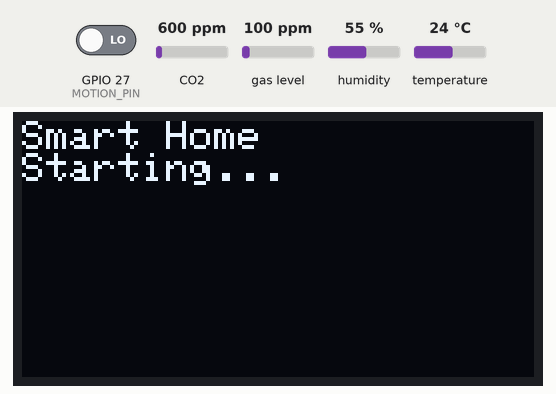
A sketch run on a simulated ESP32. Parts: 128×64 one-colour display. The test bench sets the inputs (shaded band); at power-on: CO2 600 ppm, GPIO 27 (MOTION_PIN) LOW, gas level 100 ppm, humidity 55 %, temperature 24 °C. WiFi joins after 1.5 s; servers stay silent unless stated; uploads are accepted with an empty reply; what the sketch prints to the serial monitor is not drawn.

Above: at 2.6 s.
At 10.8 s:
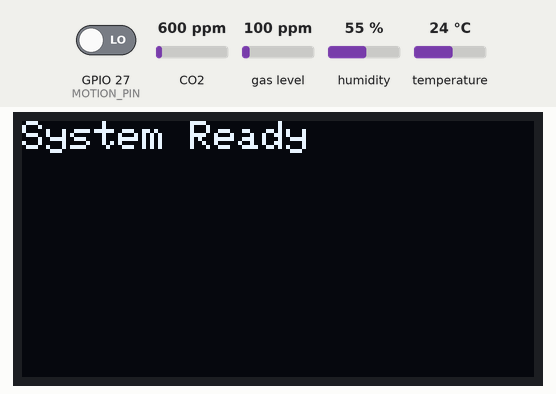
10.9 s: CO2 set to 1050 ppm
At 21.2 s:
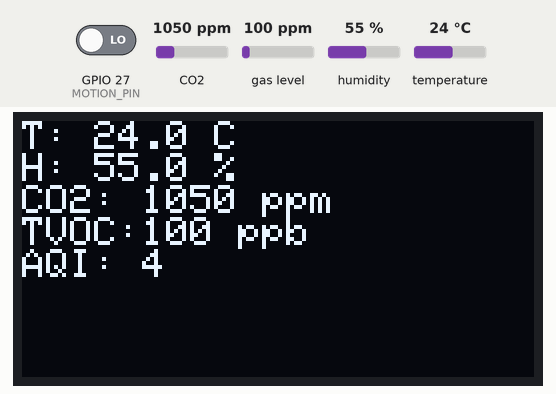
Timing chart, 0 to 22.7 s (numbered marks = the images above; inputs shaded):
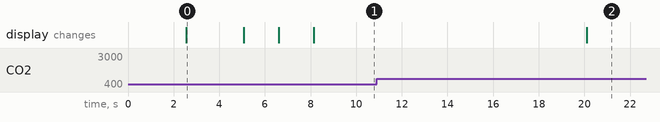

The sketch:

ardiuno.ino
```cpp
#include <WiFi.h>
#include <WiFiClientSecure.h>
#include <HTTPClient.h>
#include <Wire.h>
#include <Adafruit_GFX.h>
#include <Adafruit_SSD1306.h>
#include <Adafruit_AHTX0.h>
#include <ScioSense_ENS160.h>

// ===== I2C / OLED =====
#define SDA_PIN 21
#define SCL_PIN 22
#define SCREEN_WIDTH 128
#define SCREEN_HEIGHT 64
#define OLED_ADDR 0x3C
#define MOTION_PIN 27

// ===== WIFI =====
const char* ssid = "VIRANGA";
const char* password = "20020407";

// ===== API =====
// Use your real domain or server IP here
const char* apiUrl = "https://vsh.akaigen.online/api/sensor-data-xor";

// ===== XOR KEY (from your config) =====
const char* XOR_KEY_HEX = "A1B2C3D4";

// ===== SEND INTERVAL =====
const unsigned long SEND_INTERVAL_MS = 20000;
const unsigned long MOTION_HOLD_MS = 3600000;

// ===== OBJECTS =====
Adafruit_SSD1306 display(SCREEN_WIDTH, SCREEN_HEIGHT, &Wire, -1);
Adafruit_AHTX0 aht;
ScioSense_ENS160 ens160(0x53);

// ===== GLOBALS =====
unsigned long lastSendTime = 0;
bool ahtReady = false;
bool ensReady = false;
unsigned long motionActiveUntil = 0;

uint8_t xorKey[32];
size_t xorKeyLen = 0;

// ---------- HEX HELPERS ----------
int hexValue(char c) {
  if (c >= '0' && c <= '9') return c - '0';
  if (c >= 'A' && c <= 'F') return c - 'A' + 10;
  if (c >= 'a' && c <= 'f') return c - 'a' + 10;
  return -1;
}

bool loadXorKey(const char* hexStr) {
  xorKeyLen = 0;
  size_t len = strlen(hexStr);

  if (len % 2 != 0) return false;

  for (size_t i = 0; i < len; i += 2) {
    int hi = hexValue(hexStr[i]);
    int lo = hexValue(hexStr[i + 1]);
    if (hi < 0 || lo < 0) return false;
    xorKey[xorKeyLen++] = (uint8_t)((hi << 4) | lo);
  }

  return xorKeyLen > 0;
}

char nibbleToHex(uint8_t n) {
  if (n < 10) return '0' + n;
  return 'A' + (n - 10);
}

String xorEncodeToHex(const String& plainText) {
  String out = "";
  out.reserve(plainText.length() * 2);

  for (size_t i = 0; i < plainText.length(); i++) {
    uint8_t b = (uint8_t)plainText[i];
    uint8_t x = b ^ xorKey[i % xorKeyLen];
    out += nibbleToHex((x >> 4) & 0x0F);
    out += nibbleToHex(x & 0x0F);
  }
  return out;
}

// ---------- OLED ----------
void showText(String l1, String l2 = "", String l3 = "", String l4 = "", String l5 = "") {
  display.clearDisplay();
  display.setTextSize(1);
  display.setTextColor(SSD1306_WHITE);
  display.setCursor(0, 0);

  display.println(l1);
  if (l2.length()) display.println(l2);
  if (l3.length()) display.println(l3);
  if (l4.length()) display.println(l4);
  if (l5.length()) display.println(l5);

  display.display();
}

void showData(float temp, float hum, int eco2, int tvoc, int aqi) {
  display.clearDisplay();
  display.setTextSize(1);
  display.setTextColor(SSD1306_WHITE);
  display.setCursor(0, 0);

  display.print("T: ");
  display.print(temp, 1);
  display.println(" C");

  display.print("H: ");
  display.print(hum, 1);
  display.println(" %");

  display.print("CO2: ");
  display.print(eco2);
  display.println(" ppm");

  display.print("TVOC:");
  display.print(tvoc);
  display.println(" ppb");

  display.print("AQI: ");
  display.println(aqi);

  display.display();
}

// ---------- WIFI ----------
void connectWiFi() {
  Serial.println("[WiFi] Connecting...");
  showText("WiFi", "Connecting...");

  WiFi.mode(WIFI_STA);
  WiFi.begin(ssid, password);

  int tries = 0;
  while (WiFi.status() != WL_CONNECTED && tries < 20) {
    delay(500);
    Serial.print(".");
    tries++;
  }
  Serial.println();

  if (WiFi.status() == WL_CONNECTED) {
    Serial.println("[WiFi] Connected");
    Serial.print("[WiFi] IP: ");
    Serial.println(WiFi.localIP());
    showText("WiFi Connected", WiFi.localIP().toString());
    delay(1500);
  } else {
    Serial.println("[WiFi] Failed");
    showText("WiFi Failed");
    delay(1500);
  }
}

// ---------- SENSORS ----------
void initSensors() {
  if (aht.begin()) {
    ahtReady = true;
    Serial.println("[OK] AHT ready");
  } else {
    Serial.println("[ERROR] AHT not found");
  }

  delay(500);

  ens160.begin();
  delay(1000);

  if (ens160.available()) {
    ens160.setMode(ENS160_OPMODE_STD);
    ensReady = true;
    Serial.println("[OK] ENS160 ready");
  } else {
    Serial.println("[ERROR] ENS160 not available");
  }
}

// ---------- API ----------
void sendToAPI(float temp, float hum, int eco2, int tvoc, int aqi, bool motion) {
  if (WiFi.status() != WL_CONNECTED) {
    Serial.println("[API] WiFi not connected");
    return;
  }

  // Plain JSON first
  String plainJson = "{";
  plainJson += "\"temperature\":" + String(temp, 1) + ",";
  plainJson += "\"humidity\":" + String(hum, 1) + ",";
  plainJson += "\"co2\":" + String(eco2) + ",";
  plainJson += "\"tvoc\":" + String(tvoc) + ",";
  plainJson += "\"aqi\":" + String(aqi) + ",";
  plainJson += "\"motion\":";
  plainJson += (motion ? "true" : "false");
  plainJson += "}";

  // XOR encode -> HEX
  String encryptedHex = xorEncodeToHex(plainJson);

  // Envelope JSON sent to server
  String payload = "{";
  payload += "\"encoding\":\"xor-hex\",";
  payload += "\"data\":\"" + encryptedHex + "\"";
  payload += "}";

  Serial.println("----- TX DEBUG -----");
  Serial.println("Plain JSON:");
  Serial.println(plainJson);
  Serial.println("Encrypted HEX:");
  Serial.println(encryptedHex);
  Serial.println("--------------------");

  WiFiClientSecure client;
  HTTPClient http;

  // For easy testing with self-signed cert
  // For final project, better replace with setCACert(...)
  client.setInsecure();

  if (!http.begin(client, apiUrl)) {
    Serial.println("[API] HTTPS begin failed");
    return;
  }

  http.addHeader("Content-Type", "application/json");
  http.setConnectTimeout(5000);
  http.setTimeout(5000);

  int code = http.POST(payload);

  Serial.print("[API] Response code: ");
  Serial.println(code);

  if (code == 200 || code == 201) {
    Serial.println("[API] Success");
    Serial.println(http.getString());
  } else if (code > 0) {
    Serial.println("[API] Server response:");
    Serial.println(http.getString());
  } else {
    Serial.print("[API] Error: ");
    Serial.println(http.errorToString(code));
  }

  http.end();
}

void setup() {
  Serial.begin(115200);
  delay(2000);

  if (!loadXorKey(XOR_KEY_HEX)) {
    Serial.println("[ERROR] Invalid XOR key");
    while (1) delay(100);
  }

  Wire.begin(SDA_PIN, SCL_PIN);
  pinMode(MOTION_PIN, INPUT);
  delay(500);

  if (!display.begin(SSD1306_SWITCHCAPVCC, OLED_ADDR)) {
    Serial.println("[ERROR] OLED not found");
    while (1) delay(100);
  }

  showText("Smart Home", "Starting...");
  delay(1000);

  initSensors();

  if (!ahtReady || !ensReady) {
    showText("Sensor Error");
    while (1) delay(100);
  }

  connectWiFi();

  showText("System Ready");
  delay(1500);
}

void loop() {
  if (WiFi.status() != WL_CONNECTED) {
    connectWiFi();
  }

  unsigned long now = millis();
  bool motionDetected = digitalRead(MOTION_PIN) == HIGH;
  if (motionDetected) {
    motionActiveUntil = now + MOTION_HOLD_MS;
  }
  bool motionActive = motionDetected || (MOTION_HOLD_MS > 0 && (long)(motionActiveUntil - now) > 0);
  if (now - lastSendTime >= SEND_INTERVAL_MS) {
    lastSendTime = now;

    sensors_event_t humidityEvent, tempEvent;
    aht.getEvent(&humidityEvent, &tempEvent);

    float temperature = tempEvent.temperature;
    float humidity = humidityEvent.relative_humidity;

    if (ens160.available()) {
      ens160.measure(true);
    }

    int aqi = ens160.getAQI();
    int tvoc = ens160.getTVOC();
    int eco2 = ens160.geteCO2();

    Serial.println("----- SENSOR DATA -----");
    Serial.print("Temp: "); Serial.println(temperature, 1);
    Serial.print("Humidity: "); Serial.println(humidity, 1);
    Serial.print("CO2: "); Serial.println(eco2);
    Serial.print("TVOC: "); Serial.println(tvoc);
    Serial.print("AQI: "); Serial.println(aqi);
    Serial.print("Motion: "); Serial.println(motionActive ? "Detected" : "None");
    Serial.println("-----------------------");

    showData(temperature, humidity, eco2, tvoc, aqi);
    sendToAPI(temperature, humidity, eco2, tvoc, aqi, motionActive);
  }
}
```

Measured:
- after the input at 10.9 s, the display: changes after 9.2 s (image 2)
- what the display in image 0 shows lasts 2.5 s, from 2.6 s to 5.1 s
